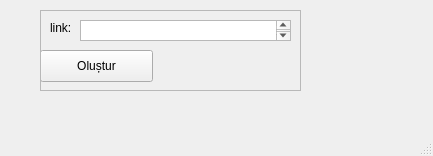
<?xml version="1.0" encoding="UTF-8"?>
<ui version="4.0">
 <class>MainWindow</class>
 <widget class="QMainWindow" name="MainWindow">
  <property name="geometry">
   <rect>
    <x>0</x>
    <y>0</y>
    <width>433</width>
    <height>156</height>
   </rect>
  </property>
  <property name="windowTitle">
   <string>MainWindow</string>
  </property>
  <widget class="QWidget" name="centralwidget">
   <widget class="QPushButton" name="pushButton">
    <property name="geometry">
     <rect>
      <x>40</x>
      <y>50</y>
      <width>113</width>
      <height>32</height>
     </rect>
    </property>
    <property name="text">
     <string>Oluștur</string>
    </property>
   </widget>
   <widget class="QTextEdit" name="textEdit">
    <property name="geometry">
     <rect>
      <x>80</x>
      <y>20</y>
      <width>211</width>
      <height>21</height>
     </rect>
    </property>
   </widget>
   <widget class="QLabel" name="label">
    <property name="geometry">
     <rect>
      <x>50</x>
      <y>20</y>
      <width>60</width>
      <height>16</height>
     </rect>
    </property>
    <property name="text">
     <string>link:</string>
    </property>
   </widget>
   <widget class="QFrame" name="frame">
    <property name="geometry">
     <rect>
      <x>40</x>
      <y>10</y>
      <width>261</width>
      <height>81</height>
     </rect>
    </property>
    <property name="frameShape">
     <enum>QFrame::StyledPanel</enum>
    </property>
    <property name="frameShadow">
     <enum>QFrame::Raised</enum>
    </property>
   </widget>
   <widget class="QLabel" name="label_2">
    <property name="geometry">
     <rect>
      <x>310</x>
      <y>10</y>
      <width>91</width>
      <height>71</height>
     </rect>
    </property>
    <property name="text">
     <string/>
    </property>
   </widget>
  </widget>
  <widget class="QMenuBar" name="menubar">
   <property name="geometry">
    <rect>
     <x>0</x>
     <y>0</y>
     <width>433</width>
     <height>24</height>
    </rect>
   </property>
  </widget>
  <widget class="QStatusBar" name="statusbar"/>
 </widget>
 <resources/>
 <connections/>
</ui>
